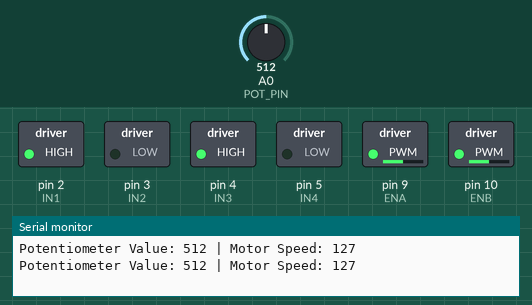
Simulated run of this sketch. Board: Arduino Uno, built with avr-gcc and run on an emulated ATmega328P. Parts: switched loads named in the sketch (green lamp = pin HIGH), the last lines printed to the serial monitor. The inputs (shaded band) are chosen by the test bench; at power-on: A0 (POT_PIN) = 512.

Above: at 1.8 s.
1.9 s: A0 (POT_PIN) set to 716
At 3.2 s:
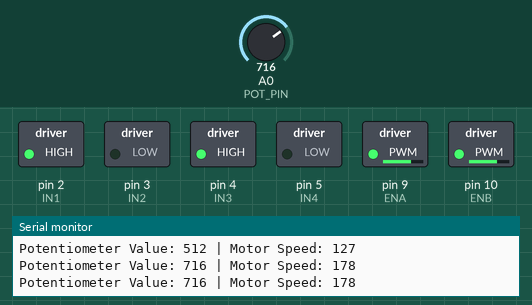
3.5 s: A0 (POT_PIN) set to 900
At 4.9 s:
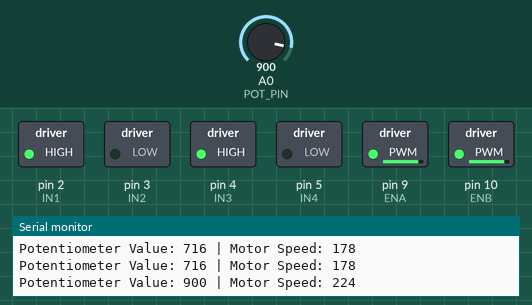
5.5 s: A0 (POT_PIN) set to 122
At 6.5 s:
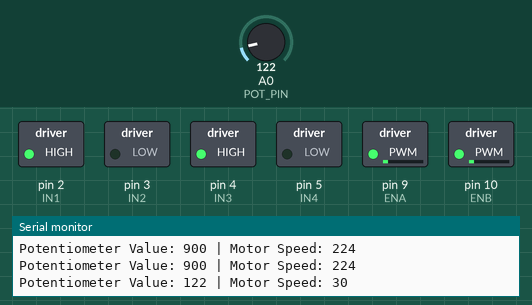
7.5 s: A0 (POT_PIN) set to 0
At 9.2 s:
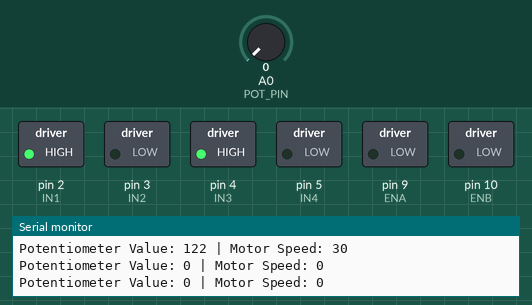
9.5 s: A0 (POT_PIN) set to 511
At 10.8 s:
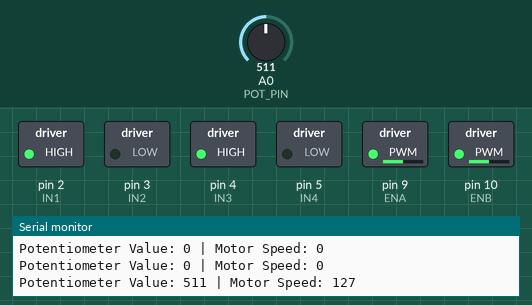
Timing chart, 0 to 12.5 s (numbered marks = the images above; inputs shaded):
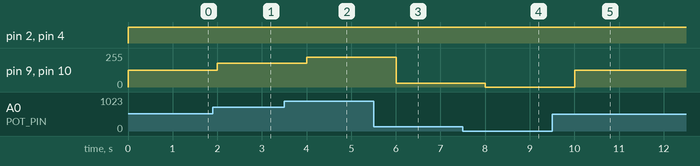

Measured:
- after the input at 1.9 s, pin 9 (ENA), pin 10 (ENB): 127/255 → 178/255 after 0.10 s
- after the input at 3.5 s, pin 9 (ENA), pin 10 (ENB): 178/255 → 224/255 after 0.50 s
- after the input at 5.5 s, pin 9 (ENA), pin 10 (ENB): 224/255 → 30/255 after 0.51 s
- after the input at 7.5 s, pin 9 (ENA), pin 10 (ENB): 30/255 → 0/255 after 0.51 s
- after the input at 9.5 s, pin 9 (ENA), pin 10 (ENB): 0/255 → 127/255 after 0.51 s

The sketch:

conveyor.ino
```cpp
#define IN1 2 //motor driver pins
#define IN2 3
#define IN3 4
#define IN4 5
#define ENA 9
#define ENB 10

#define POT_PIN A0 //potentiometer pin

void setup() {
  // Set motor driver pins as outputs
  pinMode(IN1, OUTPUT);
  pinMode(IN2, OUTPUT);
  pinMode(IN3, OUTPUT);
  pinMode(IN4, OUTPUT);
  pinMode(ENA, OUTPUT);
  pinMode(ENB, OUTPUT);

  // Initialize serial communication for debugging
  Serial.begin(9600);
}

void loop() {
  // Read the potentiometer value
  int potValue = analogRead(POT_PIN);

  // Map the potentiometer value to a PWM range (0-255)
  int speed = map(potValue, 0, 1023, 0, 255);

  // Set motor speed
  analogWrite(ENA, speed);
  analogWrite(ENB, speed);

  // Set motor direction (both forward)
  digitalWrite(IN1, HIGH);
  digitalWrite(IN2, LOW);
  digitalWrite(IN3, HIGH);
  digitalWrite(IN4, LOW);

  // Print potentiometer and speed values for debugging
  Serial.print("Potentiometer Value: ");
  Serial.print(potValue);
  Serial.print(" | Motor Speed: ");
  Serial.println(speed);

  // Small delay to stabilize readings
  delay(1000);
}
```
